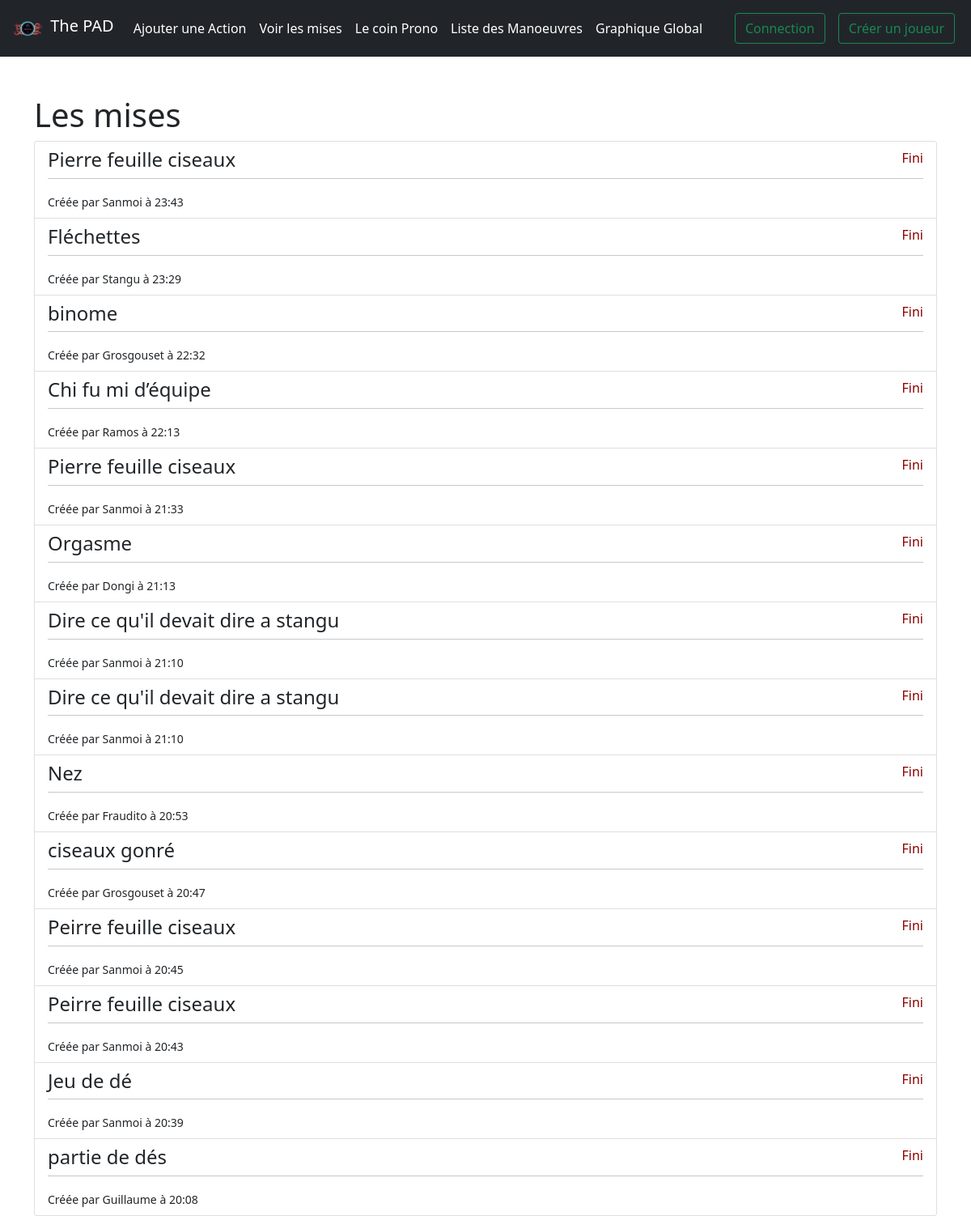
/mise, run on the app's committed database.
### game/models.py (models this page shows, shortened)
class Mise(models.Model) :
    date_creation = models.DateTimeField('date', default=timezone.now)
    creator = models.ForeignKey(Player, on_delete=models.PROTECT)
    fini = models.BooleanField(default=False)
    nom = models.CharField(max_length=50)

class Player(models.Model):
    photo = models.ImageField(upload_to='photo_de_profile/', null=True, blank=True)
    description = models.CharField(max_length=75, null=True, blank=True)
    user = models.OneToOneField(User, on_delete=models.CASCADE)
    def __str__(self) :
        return self.user.username

### game/views.py (the view)
# urls.py: path('mise', views.mise, name="mise"),
def mise(request) :
    mise_list = Mise.objects.all().order_by("fini", "-date_creation",)
    if request.method == "POST":
        if request.user.is_authenticated :
            nom = request.POST["miseNom"]
            if nom == None or nom.isspace() :
                messages.error(request, (f"Nom non valide pour la mise"))
                return redirect('game:mise')
            else :
                creator = get_object_or_404(Player, pk=request.user.player.id)
                mise = Mise(creator=creator, nom=nom, fini=False)
                mise.save()
                messages.success(request, (f"La mise {nom} a bien été ajouté !"))
                return redirect('game:mise_detail', mise_id=mise.id)
    else :
        return render(request, 'game/mise.html', {'mise_list':mise_list})

### game/templates/game/mise.html (shortened to what this page needs)
{% extends 'game/base.html' %}
{% block content %}
<div class="d-inline-block">
  <h1>Les mises</h1>
</div>
<div class="list-group">
  {% for mise in mise_list %}
    <a href="{% url 'game:mise_detail' mise.id %}" class="list-group-item list-group-item-action" id="listIem{{mise.id}}">
      <h4 style="text-align:left;float:left;">{{ mise.nom }}</h4>
      {% if mise.fini %}
        <div style="text-align:right;float:right;color:darkred;"> Fini </div>
      {% else %}
        <div style="text-align:right;float:right;color:darkgreen"> En cours </div>
      {% endif %}
      <hr style="clear:both;"/>
      <small>Créée par {{ mise.creator }} à {{ mise.date_creation|date:"H:i" }}</small>
    </a>
  {% endfor %}
</div>
{% endblock %}

### data on the page
Mise: nom "Pierre feuille ciseaux", fini "Fini", creator "Sanmoi", date_creation "23:43"
Mise: nom "Fléchettes", fini "Fini", creator "Stangu", date_creation "23:29"
Mise: nom "binome", fini "Fini", creator "Grosgouset", date_creation "22:32"
Mise: nom "Chi fu mi d’équipe", fini "Fini", creator "Ramos", date_creation "22:13"
Mise: nom "Pierre feuille ciseaux", fini "Fini", creator "Sanmoi", date_creation "21:33"
Mise: nom "Orgasme", fini "Fini", creator "Dongi", date_creation "21:13"
Mise: nom "Dire ce qu'il devait dire a stangu", fini "Fini", creator "Sanmoi", date_creation "21:10"
Mise: nom "Dire ce qu'il devait dire a stangu", fini "Fini", creator "Sanmoi", date_creation "21:10"
Mise: nom "Nez", fini "Fini", creator "Fraudito", date_creation "20:53"
Mise: nom "ciseaux gonré", fini "Fini", creator "Grosgouset", date_creation "20:47"
Mise: nom "Peirre feuille ciseaux", fini "Fini", creator "Sanmoi", date_creation "20:45"
Mise: nom "Peirre feuille ciseaux", fini "Fini", creator "Sanmoi", date_creation "20:43"
Mise: nom "Jeu de dé", fini "Fini", creator "Sanmoi", date_creation "20:39"
Mise: nom "partie de dés", fini "Fini", creator "Guillaume", date_creation "20:08"
